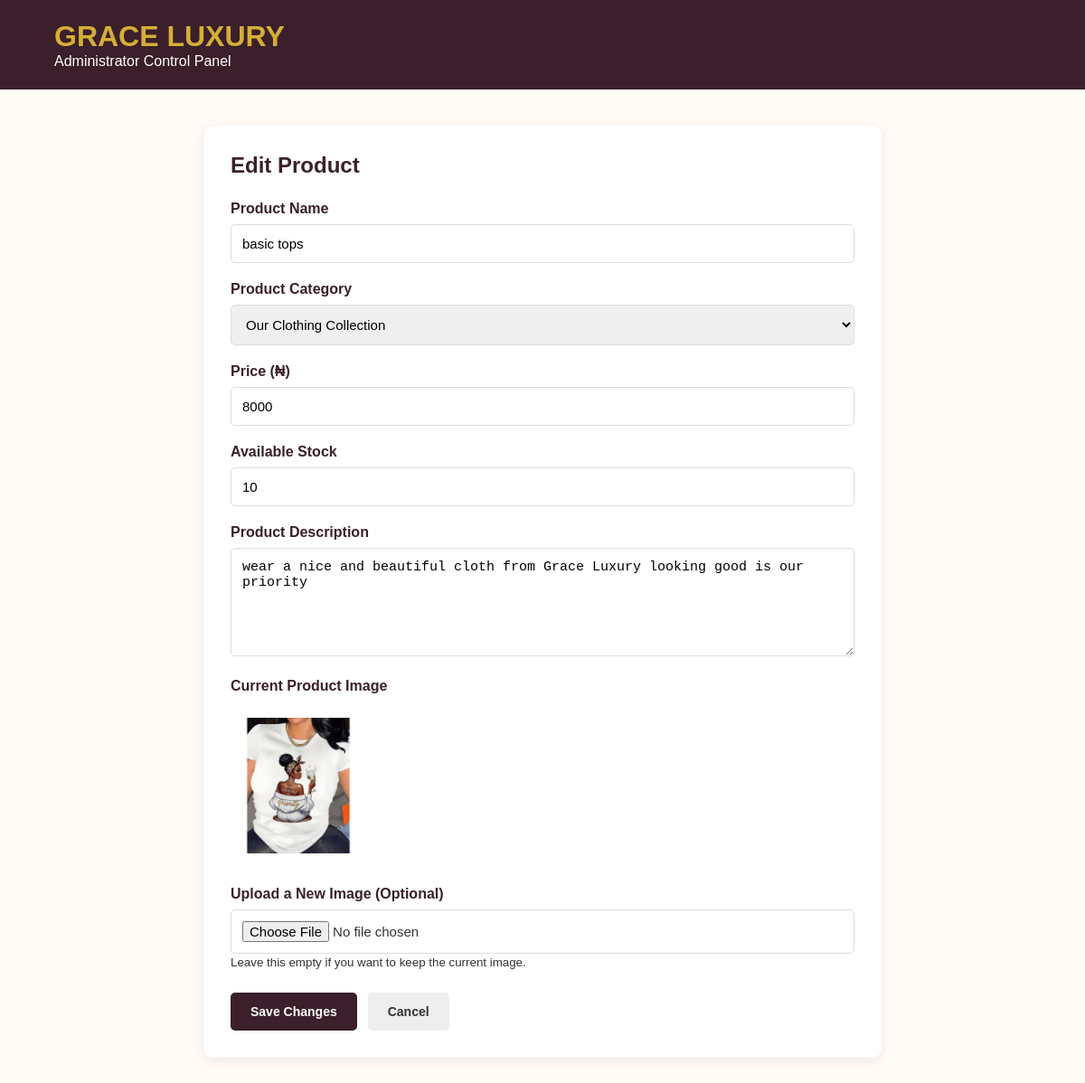
Page /admin/products/2/edit (signed in) on the committed database.
### tables this page shows
CREATE TABLE products (

                id INTEGER PRIMARY KEY AUTOINCREMENT,

                name TEXT NOT NULL,

                description TEXT,

                price INTEGER NOT NULL CHECK(price >= 0),

                category TEXT NOT NULL,

                image_filename TEXT NOT NULL,

                stock_quantity INTEGER NOT NULL DEFAULT 0
                    CHECK(stock_quantity >= 0),

                is_active INTEGER NOT NULL DEFAULT 1,

                created_at TIMESTAMP DEFAULT CURRENT_TIMESTAMP

            );

### app.py (the view, shortened to what this page needs)
@app.route("/admin/products/<int:product_id>/edit", methods=["GET", "POST"])
@admin_required
def admin_edit_product(product_id):
    product = get_product_by_id(product_id)
    if product is None:
        abort(404)
    return render_template(
        "admin_edit_product.html",
        product=product,
        categories=CATEGORIES
    )

### app.py (called while the page is built)
def admin_required(view_function):
    @wraps(view_function)
    def decorated_function(*args, **kwargs):
        if "admin_id" not in session:
            flash("Please log in as an administrator.", "error")
            return redirect(url_for("admin_login"))
        return view_function(*args, **kwargs)
    return decorated_function

### database.py (called while the page is built)
def get_connection():
    connection = sqlite3.connect(DATABASE_PATH)
    connection.row_factory = sqlite3.Row
    connection.execute("PRAGMA foreign_keys = ON")
    return connection

def get_product_by_id(product_id):
    connection = get_connection()
    try:
        return connection.execute("""
            SELECT *
            FROM products
            WHERE id = ?
        """, (product_id,)).fetchone()
    finally:
        connection.close()

### templates/admin_edit_product.html (shortened to what this page needs)
<!DOCTYPE html>
<html lang="en">
<head>
</head>
<body>
<header>
    <h1>GRACE LUXURY</h1>
    <p>Administrator Control Panel</p>
</header>
<main class="container">
    <h2>Edit Product</h2>
    <form
        action="{{ url_for('admin_edit_product', product_id=product['id']) }}"
        method="POST"
        enctype="multipart/form-data"
    >
        <div class="form-group">
            <label for="name">Product Name</label>
            <input
                type="text"
                id="name"
                name="name"
                value="{{ product['name'] }}"
                required
            >
        </div>
        <div class="form-group">
            <label for="category">Product Category</label>
            <select id="category" name="category" required>
                {% for category_name, category in categories.items() %}
                    <option
                        value="{{ category_name }}"
                        {% if product['category'] == category_name %}
                            selected
                        {% endif %}
                    >
                        {{ category.title }}
                    </option>
                {% endfor %}
            </select>
        </div>
        <div class="form-group">
            <label for="price">Price (₦)</label>
            <input
                type="number"
                id="price"
                name="price"
                min="0"
                step="1"
                value="{{ product['price'] }}"
                required
            >
        </div>
        <div class="form-group">
            <label for="stock_quantity">Available Stock</label>
            <input
                type="number"
                id="stock_quantity"
                name="stock_quantity"
                min="0"
                value="{{ product['stock_quantity'] }}"
                required
            >
        </div>
        <div class="form-group">
            <label for="description">Product Description</label>
            <textarea
                id="description"
                name="description"
                required
            >{{ product['description'] }}</textarea>
        </div>
        <div class="form-group">
            <label>Current Product Image</label>
            <br>
            <img
                class="current-image"
                src="{{ url_for(
                    'static',
                    filename='images/'
                    ~ categories[product['category']]['folder']
                    ~ '/'
                    ~ product['image_filename']
                ) }}"
                alt="{{ product['name'] }}"
            >
        </div>
        <div class="form-group">
            <label for="image">Upload a New Image (Optional)</label>
            <input
                type="file"
                id="image"
                name="image"
                accept=".jpg,.jpeg,.png,.webp,.gif,.avif"
            >
            <small>
                Leave this empty if you want to keep the current image.
            </small>
        </div>
        <div class="buttons">
            <button type="submit">
                Save Changes
            </button>
            <a
                href="{{ url_for('admin_dashboard') }}"
                class="cancel"
            >
                Cancel
            </a>
        </div>
    </form>
</main>
</body>
</html>

### templates/admin_edit_product.html (style rules this page uses)
* { margin: 0; padding: 0; box-sizing: border-box; }
body { font-family: Arial, sans-serif; background: #fffaf5; color: #333; }
header { background: #3b1f2b; color: white; padding: 22px 5%; }
header h1 { color: #d4af37; }
.container { width: 90%; max-width: 750px; margin: 40px auto; background: white; padding: 30px; border-radius: 10px; box-shadow: 0 3px 12px rgba(0,0,0,0.08); }
h2 { color: #3b1f2b; margin-bottom: 25px; }
.form-group { margin-bottom: 20px; }
label { display: block; margin-bottom: 8px; font-weight: bold; color: #3b1f2b; }
input, select, textarea { width: 100%; padding: 12px; border: 1px solid #ddd; border-radius: 5px; font-size: 15px; }
textarea { min-height: 120px; resize: vertical; }
.current-image { width: 150px; height: 150px; object-fit: cover; border-radius: 8px; margin-bottom: 12px; }
.buttons { display: flex; gap: 12px; flex-wrap: wrap; margin-top: 25px; }
button, .cancel { padding: 13px 22px; border: none; border-radius: 5px; font-weight: bold; cursor: pointer; text-decoration: none; font-size: 14px; }
button { background: #3b1f2b; color: white; }
.cancel { background: #eee; color: #333; }

### rows in the picture
products: name "basic tops", category "Our Clothing Collection", price "8000", stock_quantity "10", description "wear a nice and beautiful cloth from Grace Luxury looking good is our priority", category+image_filename (picture)
